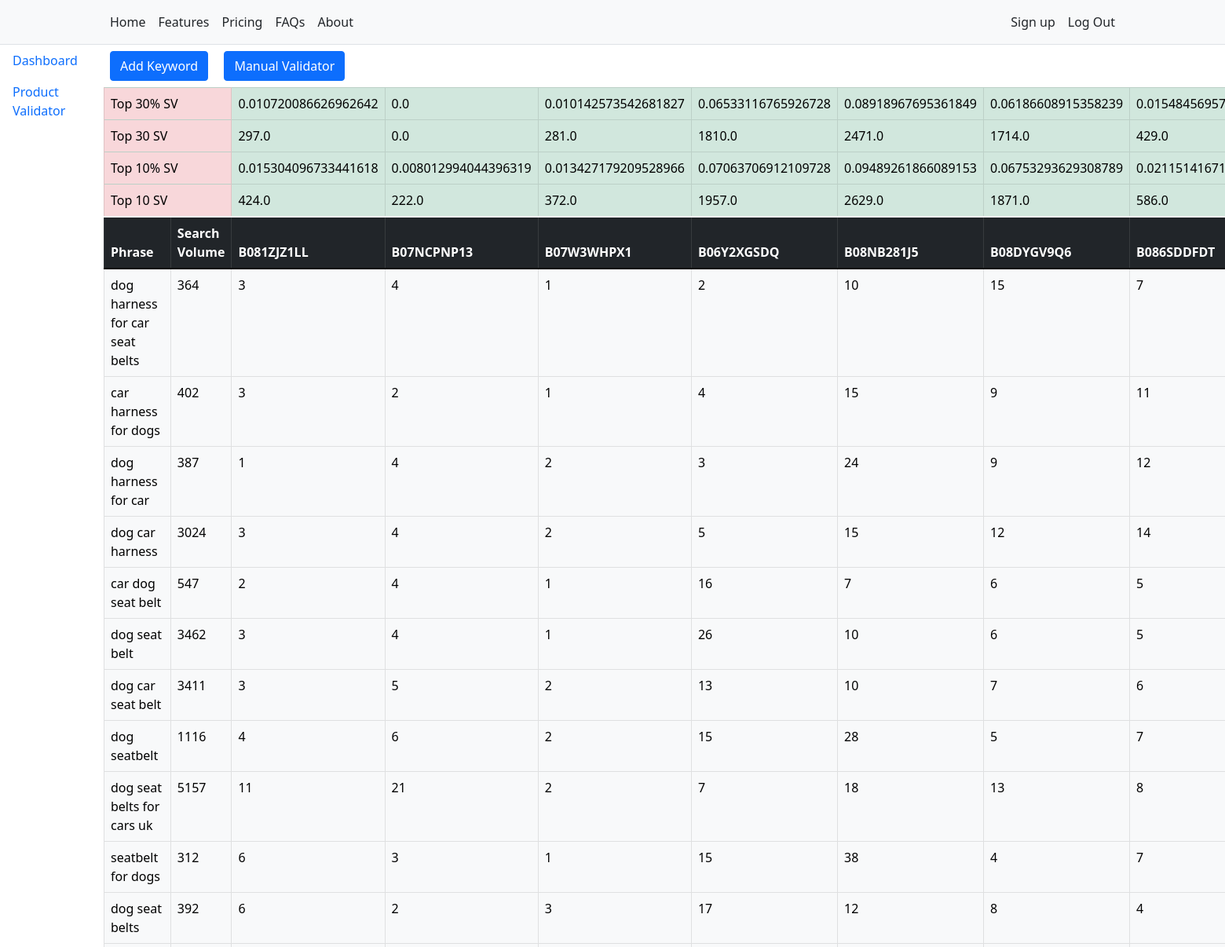
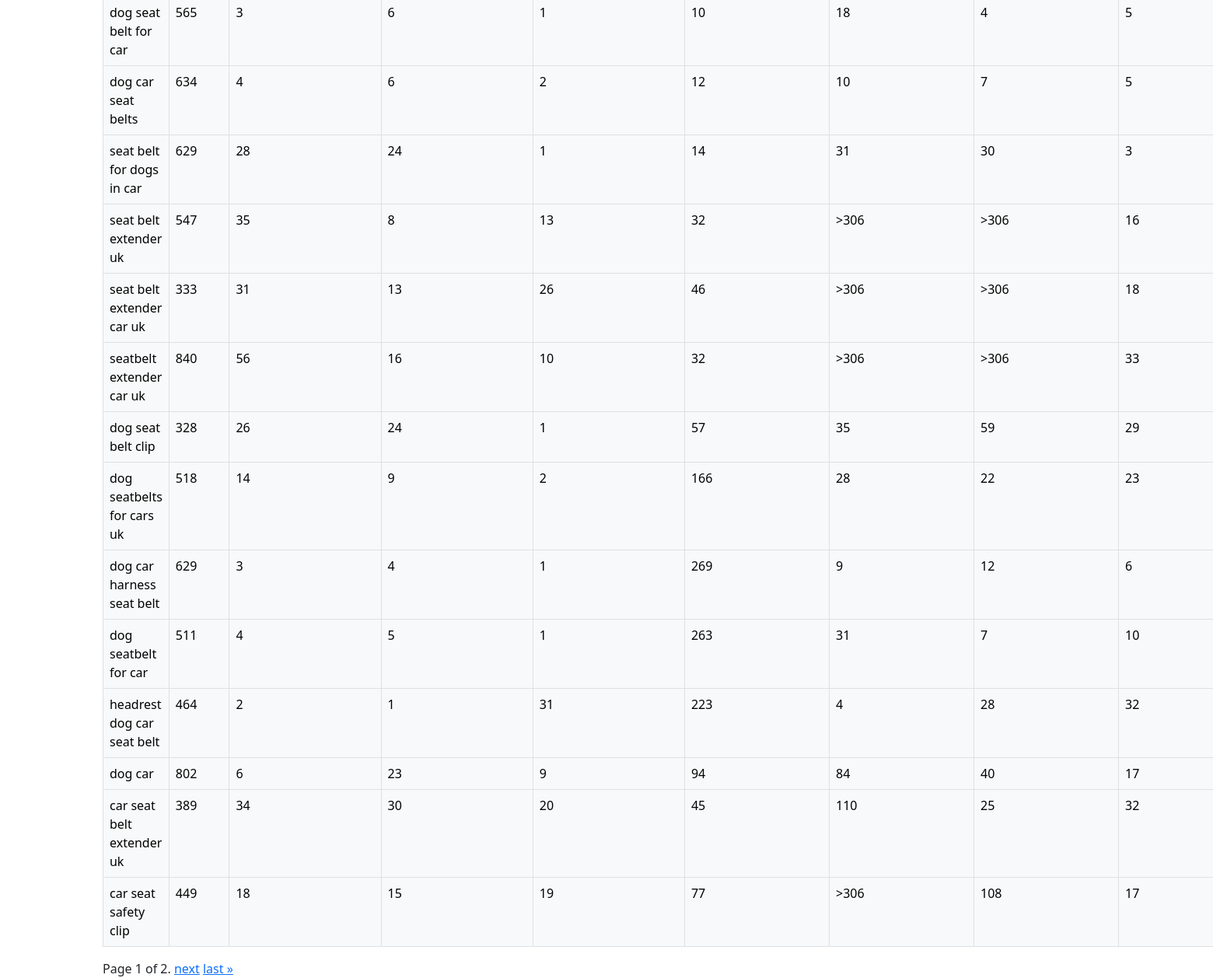
Page /12345/3/product_validator/11/27 (signed in) on the committed database (2 pictures, top to bottom).
### Business_Admin/models.py (models this page shows, shortened)
class PermissionToStaff(models.Model):
    brand_to_country = models.ForeignKey(BrandToMarket, on_delete=models.CASCADE, blank=True)
    to_staff = models.ForeignKey('auth.user', on_delete=models.CASCADE, null=True)
    staff_permission = models.ManyToManyField('auth.permission')
    staff_modules = models.CharField(max_length=10000, blank=True)

### Prod_Validator/models.py (models this page shows)
class ManualValidatorHead(models.Model):
    keyword = models.OneToOneField(ManualValidator, on_delete=models.CASCADE, blank=True, null=True)
    phrase = models.CharField(max_length=1000, blank=True)
    search_volume = models.CharField(max_length=1000, blank=True)
    title_density = models.CharField(max_length=1000,null=True, blank=True)
    position = models.CharField(max_length=1000,null=True, blank=True)
    asin2 = models.CharField(max_length=1000, blank=True)
    asin3 = models.CharField(max_length=1000, blank=True)
    asin4 = models.CharField(max_length=1000, blank=True)
    asin5 = models.CharField(max_length=1000, blank=True)
    asin6 = models.CharField(max_length=1000, blank=True)
    asin7 = models.CharField(max_length=1000, blank=True)
    asin8 = models.CharField(max_length=1000, blank=True)
    asin9 = models.CharField(max_length=1000, blank=True)
    asin10 = models.CharField(max_length=1000, blank=True)
    asin11 = models.CharField(max_length=1000, blank=True)

class ManualValidatorFilteredData(models.Model):
    mv_filtered_result = models.ForeignKey(ManualValidatorDataFilterResult, on_delete=models.CASCADE, blank=True, null=True)
    phrase = models.CharField(max_length=1000, blank=True)
    search_volume = models.CharField(max_length=1000, blank=True)
    asin2 = models.CharField(max_length=1000, blank=True)
    asin3 = models.CharField(max_length=1000, blank=True)
    asin4 = models.CharField(max_length=1000, blank=True)
    asin5 = models.CharField(max_length=1000, blank=True)
    asin6 = models.CharField(max_length=1000, blank=True)
    asin7 = models.CharField(max_length=1000, blank=True)
    asin8 = models.CharField(max_length=1000, blank=True)
    asin9 = models.CharField(max_length=1000, blank=True)
    asin10 = models.CharField(max_length=1000, blank=True)
    asin11 = models.CharField(max_length=1000, blank=True)

### Prod_Validator/views.py (the view)
# urls.py: path('<int:mv_pk>/<int:filtered_condition_id>', login_required(ManualValidatorFilterView.as_view()), name='manual_filter_data_view')
class ManualValidatorFilterView(View):
    def get(self, request, trade_mark, permission_to_staff_id, mv_pk, filtered_condition_id):
        contact_list = ManualValidatorFilteredData.objects.filter(mv_filtered_result__filter__id=filtered_condition_id)
        paginator = Paginator(contact_list, 25) # Show 25 contacts per page.
        page_number = request.GET.get('page')
        page_obj = paginator.get_page(page_number)
        result = ManualValidatorDataFilterResult.objects.get(filter__id=filtered_condition_id)
        a=PermissionToStaff.objects.get(id=permission_to_staff_id)
        data = {
            'my_modules':a.staff_modules.split(','),
            'form': ManualValidatorForm(),
            'manual_validator_head': ManualValidatorHead.objects.get(keyword__id=mv_pk),
            'page_obj': page_obj,
            'top_ten':list(eval(result.top_10_sv)),
            'top_ten_percent':list(eval(result.top_10percent_sv)),
            'top_thirty':list(eval(result.top_30_sv)),
            'top_thirty_percent':list(eval(result.top_30percent_sv)),
        }
        return render(request,"product_validator/manual_validator_filter_data.html", data)

### templates/product_validator/manual_validator_filter_data.html (shortened to what this page needs)
{% extends 'product_validator/manual_validator.html' %}{% load static %}{% block title %}Data Detail{% endblock %} {% block mv %}
<table class="table table-light table-bordered">
    <thead class="table-success">
        <tr>
            <td colspan="2" class="table-danger">Top 30% SV</td>
            {% for i in top_thirty_percent %}
            <td>{{i}}</td>
            {% endfor %}
        </tr>
        <tr>
            <td colspan="2" class="table-danger">Top 30 SV</td>
            {% for i in top_thirty %}
            <td>{{i}}</td>
            {% endfor %}
        </tr>
        <tr>
            <td colspan="2" class="table-danger">Top 10% SV</td>
            {% for i in top_ten_percent %}
            <td>{{i}}</td>
            {% endfor %}
        </tr>
        <tr>
            <td colspan="2" class="table-danger">Top 10 SV</td>
            {% for i in top_ten %}
            <td>{{i}}</td>
            {% endfor %}
        </tr>
    </thead>
    <thead class="table-dark">
        <tr>
            <th>Phrase</th>
            <th>{{manual_validator_head.search_volume}}</th>
            <th>{{manual_validator_head.asin2}}</th>
            <th>{{manual_validator_head.asin3}}</th>
            <th>{{manual_validator_head.asin4}}</th>
            <th>{{manual_validator_head.asin5}}</th>
            <th>{{manual_validator_head.asin6}}</th>
            <th>{{manual_validator_head.asin7}}</th>
            <th>{{manual_validator_head.asin8}}</th>
        </tr>
    </thead>
    <tbody>
        {% for i in page_obj %}
        <tr>
            <td>{{i.phrase}}</td>
            <td>{{i.search_volume}}</td>
            <td>{{i.asin2}}</td>
            <td>{{i.asin3}}</td>
            <td>{{i.asin4}}</td>
            <td>{{i.asin5}}</td>
            <td>{{i.asin6}}</td>
            <td>{{i.asin7}}</td>
            <td>{{i.asin8}}</td>
        </tr>
        {% endfor %}
    </tbody>
</table>
<div class="pagination">
    <span class="step-links">
    <span class="current">
        Page {{ page_obj.number }} of {{ page_obj.paginator.num_pages }}.
    </span> {% if page_obj.has_next %}
    <a href="?page={{ page_obj.next_page_number }}">next</a>
    <a href="?page={{ page_obj.paginator.num_pages }}">last &raquo;</a> {% endif %}
    </span>
</div>
{% endblock %}

### templates/base/base2.html (shortened to what this page needs)
<!DOCTYPE html>{% load static %}
<html lang="en">
<head>
    <link href="https://cdn.jsdelivr.net/npm/bootstrap@5.1.3/dist/css/bootstrap.min.css" rel="stylesheet"> {% block stylesheets %}{% endblock %}
</head>
<body>
    <div>
        <nav class="py-2 bg-light border-bottom">
            <div class="container d-flex flex-wrap">
                <ul class="nav me-auto">
                    <li class="nav-item"><a href="#" class="nav-link link-dark px-2 active" aria-current="page">Home</a></li>
                    <li class="nav-item"><a href="#" class="nav-link link-dark px-2">Features</a></li>
                    <li class="nav-item"><a href="#" class="nav-link link-dark px-2">Pricing</a></li>
                    <li class="nav-item"><a href="#" class="nav-link link-dark px-2">FAQs</a></li>
                    <li class="nav-item"><a href="#" class="nav-link link-dark px-2">About</a></li>
                </ul>
                <ul class="nav">
                    <li class="nav-item"><a href="user/sign-up" class="nav-link link-dark px-2">Sign up</a></li>
                    {% if request.user.is_authenticated %}
                    <li class="nav-item"><a href="/myaccounts/logout" class="nav-link link-dark px-2">Log Out</a></li>
                    {% else %}
                    <li class="nav-item"><a href="/myaccounts/login" class="nav-link link-dark px-2">Login</a></li>
                    {% endif %}
                </ul>
            </div>
        </nav>
    </div>
    <div class="row">
        <div class="col-1">
            <ul class="nav flex-column">
                <li class="nav-item">
                    <a class="nav-link active" aria-current="page" href="#">Dashboard</a>
                </li>
                {% for i in my_modules %}
                <li class="nav-item">
                    <a class="nav-link" href="{{request.path}}/product_validator/">{{i}}</a>
                </li>
                {% endfor %}
            </ul>
        </div>
        <div class="col-11">
            {% block container %}{% endblock %}
        </div>
    </div>
</body>
</html>

### rows in the picture
PermissionToStaff: my_modules "Product Validator"
ManualValidatorHead: search_volume "Search Volume", asin2 "B081ZJZ1LL", asin3 "B07NCPNP13", asin4 "B07W3WHPX1", asin5 "B06Y2XGSDQ", asin6 "B08NB281J5", asin7 "B08DYGV9Q6", asin8 "B086SDDFDT"
ManualValidatorFilteredData: phrase "dog harness for car seat belts", search_volume "364", asin2 "3", asin3 "4", asin4 "1", asin5 "2", asin6 "10", asin7 "15", asin8 "7"
ManualValidatorFilteredData: phrase "car harness for dogs", search_volume "402", asin2 "3", asin3 "2", asin4 "1", asin5 "4", asin6 "15", asin7 "9", asin8 "11"
ManualValidatorFilteredData: phrase "dog harness for car", search_volume "387", asin2 "1", asin3 "4", asin4 "2", asin5 "3", asin6 "24", asin7 "9", asin8 "12"
ManualValidatorFilteredData: phrase "dog car harness", search_volume "3024", asin2 "3", asin3 "4", asin4 "2", asin5 "5", asin6 "15", asin7 "12", asin8 "14"
ManualValidatorFilteredData: phrase "car dog seat belt", search_volume "547", asin2 "2", asin3 "4", asin4 "1", asin5 "16", asin6 "7", asin7 "6", asin8 "5"
ManualValidatorFilteredData: phrase "dog seat belt", search_volume "3462", asin2 "3", asin3 "4", asin4 "1", asin5 "26", asin6 "10", asin7 "6", asin8 "5"
ManualValidatorFilteredData: phrase "dog car seat belt", search_volume "3411", asin2 "3", asin3 "5", asin4 "2", asin5 "13", asin6 "10", asin7 "7", asin8 "6"
ManualValidatorFilteredData: phrase "dog seatbelt", search_volume "1116", asin2 "4", asin3 "6", asin4 "2", asin5 "15", asin6 "28", asin7 "5", asin8 "7"
ManualValidatorFilteredData: phrase "dog seat belts for cars uk", search_volume "5157", asin2 "11", asin3 "21", asin4 "2", asin5 "7", asin6 "18", asin7 "13", asin8 "8"
ManualValidatorFilteredData: phrase "seatbelt for dogs", search_volume "312", asin2 "6", asin3 "3", asin4 "1", asin5 "15", asin6 "38", asin7 "4", asin8 "7"
ManualValidatorFilteredData: phrase "dog seat belts", search_volume "392", asin2 "6", asin3 "2", asin4 "3", asin5 "17", asin6 "12", asin7 "8", asin8 "4"
ManualValidatorFilteredData: phrase "dog seat belt for car", search_volume "565", asin2 "3", asin3 "6", asin4 "1", asin5 "10", asin6 "18", asin7 "4", asin8 "5"
ManualValidatorFilteredData: phrase "dog car seat belts", search_volume "634", asin2 "4", asin3 "6", asin4 "2", asin5 "12", asin6 "10", asin7 "7", asin8 "5"
ManualValidatorFilteredData: phrase "seat belt for dogs in car", search_volume "629", asin2 "28", asin3 "24", asin4 "1", asin5 "14", asin6 "31", asin7 "30", asin8 "3"
ManualValidatorFilteredData: phrase "seat belt extender uk", search_volume "547", asin2 "35", asin3 "8", asin4 "13", asin5 "32", asin6 ">306", asin7 ">306", asin8 "16"
ManualValidatorFilteredData: phrase "seat belt extender car uk", search_volume "333", asin2 "31", asin3 "13", asin4 "26", asin5 "46", asin6 ">306", asin7 ">306", asin8 "18"
ManualValidatorFilteredData: phrase "seatbelt extender car uk", search_volume "840", asin2 "56", asin3 "16", asin4 "10", asin5 "32", asin6 ">306", asin7 ">306", asin8 "33"
ManualValidatorFilteredData: phrase "dog seat belt clip", search_volume "328", asin2 "26", asin3 "24", asin4 "1", asin5 "57", asin6 "35", asin7 "59", asin8 "29"
ManualValidatorFilteredData: phrase "dog seatbelts for cars uk", search_volume "518", asin2 "14", asin3 "9", asin4 "2", asin5 "166", asin6 "28", asin7 "22", asin8 "23"
ManualValidatorFilteredData: phrase "dog car harness seat belt", search_volume "629", asin2 "3", asin3 "4", asin4 "1", asin5 "269", asin6 "9", asin7 "12", asin8 "6"
ManualValidatorFilteredData: phrase "dog seatbelt for car", search_volume "511", asin2 "4", asin3 "5", asin4 "1", asin5 "263", asin6 "31", asin7 "7", asin8 "10"
ManualValidatorFilteredData: phrase "headrest dog car seat belt", search_volume "464", asin2 "2", asin3 "1", asin4 "31", asin5 "223", asin6 "4", asin7 "28", asin8 "32"
ManualValidatorFilteredData: phrase "dog car", search_volume "802", asin2 "6", asin3 "23", asin4 "9", asin5 "94", asin6 "84", asin7 "40", asin8 "17"
ManualValidatorFilteredData: phrase "car seat belt extender uk", search_volume "389", asin2 "34", asin3 "30", asin4 "20", asin5 "45", asin6 "110", asin7 "25", asin8 "32"
ManualValidatorFilteredData: phrase "car seat safety clip", search_volume "449", asin2 "18", asin3 "15", asin4 "19", asin5 "77", asin6 ">306", asin7 "108", asin8 "17"

### other values in the picture
{{ i }} "0.010720086626962642" "0.0" "0.010142573542681827" "0.06533116765926728" "0.08918967695361849" "0.06186608915358239"
{{ i }} "297.0" "0.0" "281.0" "1810.0" "2471.0" "1714.0" "429.0"
{{ i }} "0.015304096733441618" "0.008012994044396319" "0.013427179209528966" "0.07063706912109728" "0.09489261866089153" "0.06753293629308789"
{{ i }} "424.0" "222.0" "372.0" "1957.0" "2629.0" "1871.0" "586.0"
{{ page_obj.number }} "1"
{{ page_obj.paginator.num_pages }} "2"
